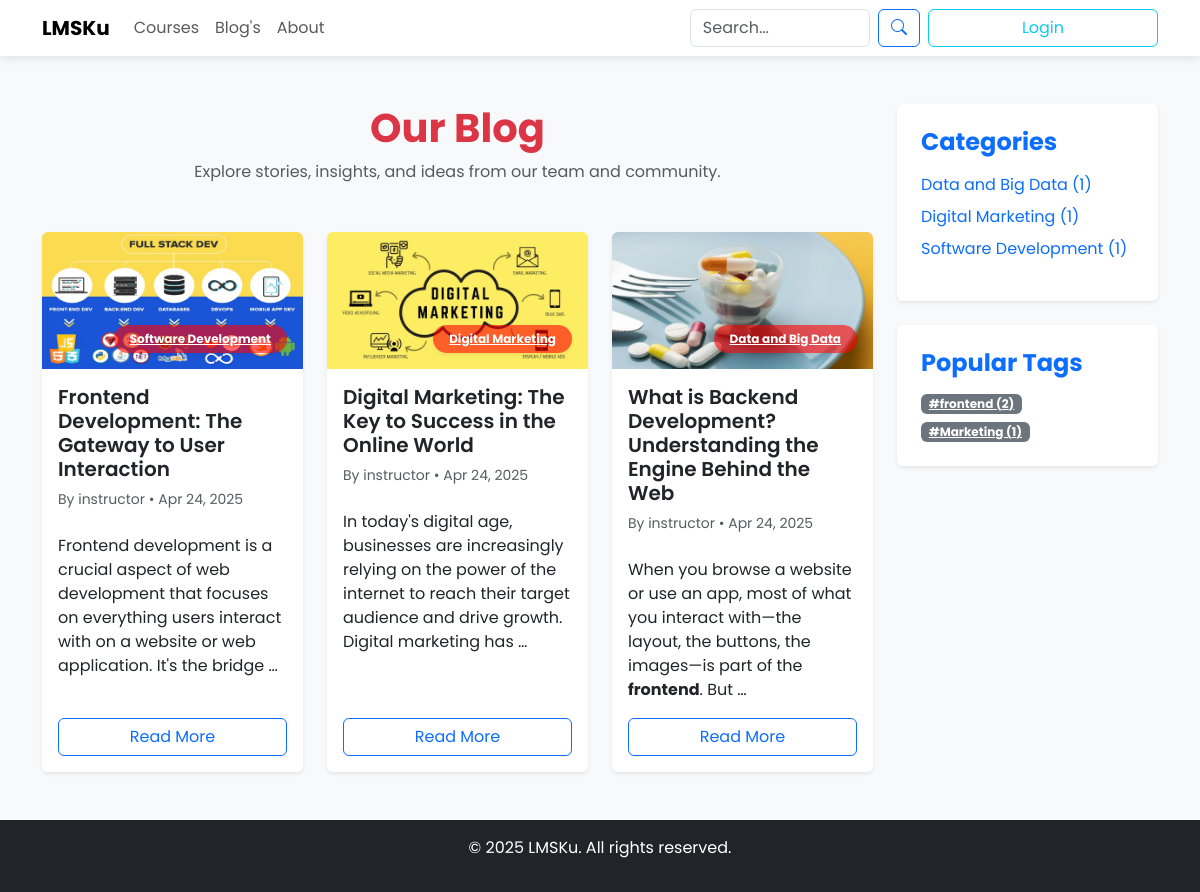
Screenshot of /blog/ with the database file from the repository.
### blog/models.py (models this page shows, shortened)
class BlogPost(models.Model):
    STATUS_CHOICES = (
        ('draft', 'Draft'),
        ('published', 'Published'),
        ('deleted', 'Deleted'),
    )
    title = models.CharField(max_length=200)
    slug = models.SlugField(max_length=200, unique=True)
    content = models.TextField()
    image = models.ImageField(upload_to='blog_images/', blank=True, null=True)
    author = models.ForeignKey(CustomUser, on_delete=models.SET_NULL, null=True)
    category = models.ForeignKey(Category, on_delete=models.SET_NULL, null=True)
    tags = models.ManyToManyField(Tag, blank=True)
    related_courses = models.ManyToManyField(Course, blank=True, related_name='related_posts')
    status = models.CharField(max_length=10, choices=STATUS_CHOICES, default='draft')
    views = models.PositiveIntegerField(default=0)
    date_posted = models.DateTimeField(default=timezone.now)
    date_updated = models.DateTimeField(auto_now=True)
    class Meta:
        ordering = ['-date_posted']

class Tag(models.Model):
    name = models.CharField(max_length=50)
    slug = models.SlugField(max_length=50, unique=True)
    def get_absolute_url(self):
        return reverse('blog:tag-posts', kwargs={'slug': self.slug})

### courses/models.py (models this page shows, shortened)
class Category(models.Model):
    user = models.ForeignKey(CustomUser, on_delete=models.CASCADE)  # Relasi dengan pengguna
    name = models.CharField(max_length=250)
    slug = models.SlugField(unique=True, blank=True, null=True)  # Kolom slug yang unik

### authentication/models.py (models this page shows)
class CustomUser(AbstractUser):
    gen = {
        "male":"male",
        "female":"female",
    }
    edu = {
        "Basic":"Basic",
        "Secondary":"Secondary",
        "Higher":"Higher",
        "Diploma":"Diploma",
        "Bachelor's":"Bachelor",
        "Master":"Master",
        "Doctorate":"Doctorate",
    }
    choice_country = [
        ('af', 'Afganistan'),
        ('al', 'Albania'),
        ('dz', 'Aljazair'),
        ('ad', 'Andorra'),
        ('ao', 'Angola'),
        ('ar', 'Argentina'),
        ('am', 'Armenia'),
        ('au', 'Australia'),
        ('at', 'Austria'),
        ('az', 'Azerbaijan'),
        ('bs', 'Bahama'),
        ('bh', 'Bahrain'),
        ('bd', 'Bangladesh'),
        ('bb', 'Barbados'),
        ('by', 'Belarusia'),
        ('be', 'Belgia'),
        ('bz', 'Belize'),
        ('bj', 'Benin'),
        ('bt', 'Bhutan'),
        ('bo', 'Bolivia'),
        ('ba', 'Bosnia dan Herzegovina'),
        ('bw', 'Botswana'),
        ('br', 'Brasil'),
        ('bn', 'Brunei'),
        ('bg', 'Bulgaria'),
        ('bf', 'Burkina Faso'),
        ('bi', 'Burundi'),
        ('kh', 'Kamboja'),
        ('cm', 'Kamerun'),
        ('ca', 'Kanada'),
        ('cv', 'Cape Verde'),
        ('cf', 'Republik Afrika Tengah'),
        ('td', 'Chad'),
        ('cl', 'Cile'),
        ('cn', 'Cina'),
        ('co', 'Kolombia'),
        ('km', 'Komoro'),
        ('cd', 'Republik Demokratik Kongo'),
        ('cg', 'Kongo'),
        ('cr', 'Kosta Rika'),
        ('hr', 'Kroasia'),
        ('cu', 'Kuba'),
        ('cy', 'Siprus'),
        ('cz', 'Ceko'),
        ('ci', 'Pantai Gading'),
        ('dk', 'Denmark'),
        ('dj', 'Djibouti'),
        ('dm', 'Dominika'),
        ('do', 'Republik Dominika'),
        ('ec', 'Ekuador'),
        ('eg', 'Mesir'),
        ('sv', 'El Salvador'),
        ('gq', 'Guinea Khatulistiwa'),
        ('er', 'Eritrea'),
        ('ee', 'Estonia'),
        ('et', 'Etiopia'),
        ('fj', 'Fiji'),
        ('fi', 'Finlandia'),
        ('fr', 'Perancis'),
        ('ga', 'Gabon'),
        ('gm', 'Gambia'),
        ('ge', 'Georgia'),
        ('de', 'Jerman'),
        ('gh', 'Ghana'),
        ('gr', 'Yunani'),
        ('gt', 'Guatemala'),
        ('gn', 'Guinea'),
        ('gw', 'Guinea-Bissau'),
        ('gy', 'Guyana'),
        ('ht', 'Haiti'),
        ('hn', 'Honduras'),
        ('hu', 'Hongaria'),
        ('is', 'Islandia'),
        ('in', 'India'),
        ('id', 'Indonesia'),
        ('ir', 'Iran'),
        ('iq', 'Irak'),
        ('ie', 'Irlandia'),
        ('il', 'Israel'),
        ('it', 'Italia'),
        ('jm', 'Jamaika'),
        ('jp', 'Jepang'),
        ('jo', 'Yordania'),
        ('kz', 'Kazakhstan'),
        ('ke', 'Kenya'),
        ('ki', 'Kiribati'),
        ('kr', 'Korea Selatan'),
        ('kw', 'Kuwait'),
        ('kg', 'Kirgizstan'),
        ('la', 'Laos'),
        ('lv', 'Latvia'),
        ('lb', 'Libanon'),
        ('ls', 'Lesotho'),
        ('lr', 'Liberia'),
        ('ly', 'Libya'),
        ('li', 'Liechtenstein'),
        ('lt', 'Lituania'),
        ('lu', 'Luxembourg'),
        ('mk', 'Makedonia Utara'),
        ('mg', 'Madagaskar'),
        ('mw', 'Malawi'),
        ('my', 'Malaysia'),
        ('mv', 'Maladewa'),
        ('ml', 'Mali'),
        ('mt', 'Malta'),
        ('mh', 'Kepulauan Marshall'),
        ('mr', 'Mauritania'),
        ('mu', 'Mauritius'),
        ('mx', 'Meksiko'),
        ('fm', 'Micronesia'),
        ('md', 'Moldova'),
        ('mc', 'Monako'),
        ('mn', 'Mongolia'),
        ('me', 'Montenegro'),
        ('ma', 'Maroko'),
        ('mz', 'Mozambik'),
        ('mm', 'Myanmar'),
        ('na', 'Namibia'),
        ('np', 'Nepal'),
        ('nl', 'Belanda'),
        ('nz', 'Selandia Baru'),
        ('ni', 'Nikaragua'),
        ('ne', 'Niger'),
        ('ng', 'Nigeria'),
        ('no', 'Norwegia'),
        ('om', 'Oman'),
        ('pk', 'Pakistan'),
        ('pw', 'Palau'),
        ('pa', 'Panama'),
        ('pg', 'Papua Nugini'),
        ('py', 'Paraguay'),
        ('pe', 'Peru'),
        ('ph', 'Filipina'),
        ('pl', 'Polandia'),
        ('pt', 'Portugal'),
        ('qa', 'Qatar'),
        ('ro', 'Rumania'),
        ('ru', 'Rusia'),
        ('rw', 'Rwanda'),
        ('ws', 'Samoa'),
        ('st', 'São Tomé dan Príncipe'),
        ('sa', 'Arab Saudi'),
        ('sn', 'Senegal'),
        ('rs', 'Serbia'),
        ('sc', 'Seychelles'),
        ('sl', 'Sierra Leone'),
        ('sg', 'Singapura'),
        ('sk', 'Slovakia'),
        ('si', 'Slovenia'),
        ('sb', 'Kepulauan Solomon'),
        ('so', 'Somalia'),
        ('za', 'Afrika Selatan'),
        ('es', 'Spanyol'),
        ('lk', 'Sri Lanka'),
        ('sd', 'Sudan'),
        ('sr', 'Suriname'),
        ('se', 'Swedia'),
        ('ch', 'Swiss'),
        ('sy', 'Suriah'),
        ('tw', 'Taiwan'),
        ('tj', 'Tajikistan'),
        ('tz', 'Tanzania'),
        ('th', 'Thailand'),
        ('tl', 'Timor Leste'),
        ('tg', 'Togo'),
        ('to', 'Tonga'),
        ('tt', 'Trinidad dan Tobago'),
        ('tn', 'Tunisia'),
        ('tr', 'Turki'),
        ('tm', 'Turkmenistan'),
        ('ug', 'Uganda'),
        ('ua', 'Ukraina'),
        ('ae', 'Uni Emirat Arab'),
        ('gb', 'Inggris'),
        ('us', 'Amerika Serikat'),
        ('uy', 'Uruguay'),
        ('uz', 'Uzbekistan'),
        ('vu', 'Vanuatu'),
        ('va', 'Vatikans'),
        ('ve', 'Venezuela'),
        ('vn', 'Vietnam'),
        ('ye', 'Yaman'),
        ('zm', 'Zambia'),
        ('zw', 'Zimbabwe'),
        ('ps', 'Palestina')  # Palestina ditambahkan
    ]
    email = models.EmailField(_("email address"), unique=True)  # Menambahkan unique=True
    phone = models.CharField(max_length=20, blank=True, null=True)
    gender = models.CharField(max_length=10, choices=[('M', 'Male'), ('F', 'Female')], blank=True, null=True)
    country = models.CharField(
        max_length=2,
        choices=choice_country,
        null=True,  # Mengizinkan nilai null di database
        blank=True,  # Mengizinkan form kosong
        default='id'  # Indonesia sebagai default
    )
    birth = models.DateField(null=True, blank=True)
    photo = models.ImageField(upload_to='profile_pics/', blank=True, null=True)
    address = models.TextField(blank=True, null=True)
    hobby = models.CharField(_("hobby"), max_length=150, blank=True)
    education = models.CharField(_("education"), max_length=10, choices=edu,blank=True)
    gender = models.CharField(_("gender"), max_length=8, choices=gen,blank=True)
    university = models.ForeignKey(Universiti, on_delete=models.CASCADE, blank=True, null=True, verbose_name=_("university"))
    tiktok = models.CharField(_("tiktok"), max_length=200, blank=True)
    youtube = models.CharField(_("youtube"), max_length=200, blank=True)
    facebook = models.CharField(_("facebook"), max_length=200, blank=True)
    instagram = models.CharField(_("instagram"), max_length=200, blank=True)
    linkedin = models.CharField(_("linkedin"), max_length=200, blank=True)
    twitter = models.CharField(_("twitter"), max_length=200, blank=True)
    is_member = models.BooleanField(_("member status"), default=False, help_text=_("Designates whether the user can log into this admin member."))
    is_subscription = models.BooleanField(_("subscription status"), default=False, help_text=_("Designates whether the user can log into this admin subscription."))
    is_instructor = models.BooleanField(_("instructor status"), default=False, help_text=_("Designates whether the user can log into this admin instructor."))
    is_partner = models.BooleanField(_("partner status"), default=False, help_text=_("Designates whether the user can log into this admin partner."))
    is_audit = models.BooleanField(_("audit status"), default=False, help_text=_("Designates whether the user can log into this admin audit."))
    is_learner = models.BooleanField(_("learner status"), default=True, help_text=_("Designates whether the user can log into this admin learner."))
    is_note = models.BooleanField(_("note status"), default=False, help_text=_("Designates whether the user can log into this admin note."))
    EMAIL_FIELD = "email"
    USERNAME_FIELD = "email"
    REQUIRED_FIELDS = ["username"]
    def __str__(self):
        return self.username

### blog/views.py (the view)
# urls.py: path('blog/', views.BlogListView.as_view(), name='blog-list'),
class BlogListView(ListView):
    model = BlogPost
    template_name = 'blog/blog_list.html'
    context_object_name = 'posts'
    paginate_by = 6
    def get_queryset(self):
        return BlogPost.objects.filter(status='published').order_by('-date_posted')
    def get_context_data(self, **kwargs):
        context = super().get_context_data(**kwargs)
        categories = CourseCategory.objects.filter(blogpost__status='published').distinct()
        context['categories'] = [
            {
                'category': cat,
                'post_count': cat.blogpost_set.filter(status='published').count(),
                'url': reverse('blog:category-posts', kwargs={'slug': cat.slug})  # Sekarang menghasilkan /blog/category/<slug>/
            }
            for cat in categories
        ]
        tags = Tag.objects.filter(blogpost__status='published').distinct()
        context['tags'] = [
            {'tag': tag, 'post_count': tag.blogpost_set.filter(status='published').count()}
            for tag in tags
        ]
        return context

### authentication/context_processors.py (called while the page is built)
def search_history_context(request):
    search_history = []
    if request.user.is_authenticated:
        search_history = SearchHistory.objects.filter(user=request.user).order_by('-search_date')[:10]
    else:
        cache_key = f"search_history_anonymous_{request.session.session_key or 'default'}"
        search_history = cache.get(cache_key, [])
    return {
        'search_history': search_history
    }

### templates/blog/blog_list.html (shortened to what this page needs)
{% extends 'home/base.html' %}
{% load static blog_filters %}
{% block content %}
<section class="py-5 bg-light">
  <div class="container">
    <div class="row">
      <div class="col-lg-9">
        <div class="text-center mb-5">
          <h1 class="fw-bold text-danger">
            {% if current_category %}
              {{ current_category.name }}
            {% elif current_tag %}
              Posts tagged "{{ current_tag.name }}"
            {% else %}
              Our Blog
            {% endif %}
          </h1>
          <p class="text-muted">Explore stories, insights, and ideas from our team and community.</p>
        </div>
        <div class="row g-4">
          {% for post in posts %}
          <div class="col-md-4">
            <div class="card border-0 shadow-sm h-100">
              <div class="position-relative">
                {% if post.image %}
                  <img src="{{ post.image.url }}" class="img-fluid w-100 rounded-top" alt="{{ post.title|truncatewords:6 }}">
                {% endif %}
                {% if post.category %}
                  <a href="{% url 'blog:category-posts' slug=post.category.slug %}" rel="canonical"
                     class="badge text-white position-absolute bottom-0 end-0 m-3 px-3 py-2 shadow-sm rounded-pill d-inline-block"
                     style="background-color: rgba(255, 0, 0, 0.6); max-width: 75%; white-space: nowrap; overflow: hidden; text-overflow: ellipsis;">
                    {{ post.category.name }}
                  </a>
                {% endif %}
              </div>
              <div class="card-body d-flex flex-column">
                <h5 class="card-title fw-semibold">
                  <a href="{% url 'blog:blog-detail' slug=post.slug %}" rel="canonical" class="text-dark text-decoration-none">
                    {{ post.title|truncatewords:10 }}
                  </a>
                </h5>
                <p class="small text-muted mb-2">
                  By {{ post.author|default:"Unknown" }} • {{ post.date_posted|date:"M d, Y" }}
                </p>
                <p class="card-text text-muted">{{ post.content|safe|truncatewords:25 }}</p>
                <div class="mt-auto">
                  <a href="{% url 'blog:blog-detail' slug=post.slug %}" class="btn btn-outline-primary w-100">Read More</a>
                </div>
              </div>
            </div>
          </div>
          {% empty %}
          <div class="col-12">
            <div class="alert alert-warning text-center">No posts found in this section.</div>
          </div>
          {% endfor %}
        </div>
      </div>
      <div class="col-lg-3">
        <div class="mb-4 p-4 bg-white rounded shadow-sm">
          <h4 class="fw-bold mb-3 text-primary">Categories</h4>
          <ul class="list-unstyled">
            {% for cat_data in categories %}
              <li class="mb-2">
                <a rel="canonical" href="{{ cat_data.url }}" class="text-decoration-none {% if current_category == cat_data.category %}fw-bold text-dark{% endif %}">
                  {{ cat_data.category.name }} ({{ cat_data.post_count }})
                </a>
              </li>
            {% empty %}
              <li class="text-muted">No categories available.</li>
            {% endfor %}
          </ul>
        </div>
        <div class="p-4 bg-white rounded shadow-sm">
          <h4 class="fw-bold mb-3 text-primary">Popular Tags</h4>
          <div class="d-flex flex-wrap gap-2">
            {% for tag_data in tags %}
              <a rel="canonical" href="{{ tag_data.tag.get_absolute_url }}" class="badge bg-secondary text-white">
                #{{ tag_data.tag.name }} ({{ tag_data.post_count }})
              </a>
            {% empty %}
              <span class="text-muted">No tags available.</span>
            {% endfor %}
          </div>
        </div>
      </div>
    </div>
  </div>
</section>
{% endblock %}

### templates/home/base.html (style rules this page uses)
body { font-family: 'Poppins', sans-serif; background-color: #f8f9fa; min-height: 100vh; display: flex; flex-direction: column; }
.card { border: none; transition: transform 0.3s; }

### rows the page displays
BlogPost: image (picture), category.name "Software Development", title "Frontend Development: The Gateway to User Interaction", author "instructor", date_posted "Apr 24, 2025", content "Frontend development is a crucial aspect of web development that focuses on everything users interact with on a website or web application. It's the bridge …"
BlogPost: image (picture), category.name "Digital Marketing", title "Digital Marketing: The Key to Success in the Online World", author "instructor", date_posted "Apr 24, 2025", content "In today's digital age, businesses are increasingly relying on the power of the internet to reach their target audience and drive growth. Digital marketing has …"
BlogPost: image (picture), category.name "Data and Big Data", title "What is Backend Development? Understanding the Engine Behind the Web", author "instructor", date_posted "Apr 24, 2025", content "When you browse a website or use an app, most of what you interact with—the layout, the buttons, the images—is part of the frontend . But …"
Category: category.name "Data and Big Data", post_count "1"
Category: category.name "Digital Marketing", post_count "1"
Category: category.name "Software Development", post_count "1"
Tag: tag.name "frontend", post_count "2"
Tag: tag.name "Marketing", post_count "1"
